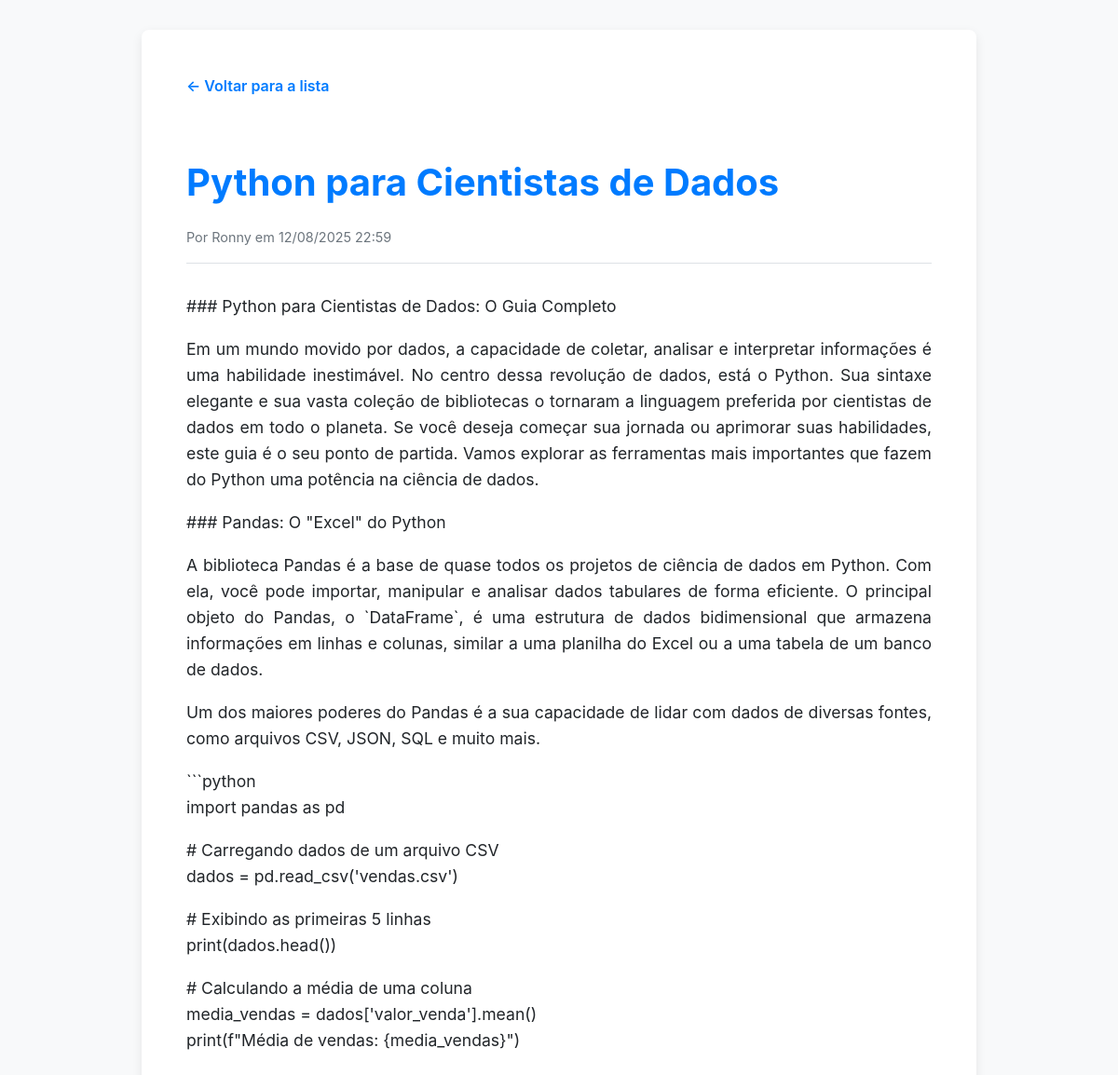
The page /posts/post_detalhe/1/ on the database its author committed.
### posts/models.py (models this page shows, shortened)
class Post(models.Model):
    titulo = models.CharField(max_length=200)
    conteudo = models.TextField()
    linguagem = models.CharField(max_length=4, choices=LINGUAGENS, default='PY') # Novo campo
    autor = models.ForeignKey(User, on_delete=models.CASCADE)
    data_publicacao = models.DateTimeField(auto_now_add=True)

### posts/views.py (the view)
# urls.py: path('posts/post_detalhe/<int:pk>/', views.post_detalhe, name='post_detalhe'),
def post_detalhe(request, pk):
    post = get_object_or_404(Post, pk=pk)
    context = {'post': post}
    return render(request, 'post_detalhe.html', context)

### posts/templates/post_detalhe.html (shortened to what this page needs)
<!DOCTYPE html>
<html lang="pt-br">
<head>
</head>
<body>
    <div class="container">
        <a href="{% url 'index' %}" class="back-link">&larr; Voltar para a lista</a>
        <h1>{{ post.titulo }}</h1>
        <p class="post-meta">Por {{ post.autor }} em {{ post.data_publicacao|date:"d/m/Y H:i" }}</p>
        <div class="post-content">
            <p>{{ post.conteudo|linebreaks }}</p>
        </div>
    </div>
</body>
</html>

### posts/templates/post_detalhe.html (style rules this page uses)
body { font-family: -apple-system, BlinkMacSystemFont, "Segoe UI", Roboto, "Helvetica Neue", Arial, sans-serif; background-color: #f8f9fa; color: #212529; line-height: 1.6; margin: 0; padding: 2rem; }
.container { max-width: 800px; margin: 0 auto; background-color: #ffffff; border-radius: 8px; padding: 3rem; box-shadow: 0 4px 12px rgba(0, 0, 0, 0.08); }
.back-link { display: inline-block; margin-bottom: 2rem; text-decoration: none; color: #007bff; font-weight: 600; }
h1 { color: #007bff; font-size: 2.5rem; margin-bottom: 0.5rem; }
.post-meta { font-size: 0.9rem; color: #6c757d; margin-bottom: 2rem; border-bottom: 1px solid #dee2e6; padding-bottom: 1rem; }
.post-content { font-size: 1.1rem; text-align: justify; }

### rows shown on the page
Post: titulo "Python para Cientistas de Dados", autor "Ronny", data_publicacao "12/08/2025 22:59", conteudo "### Python para Cientistas de Dados: O Guia Completo Em um mundo movido por dados, a capacidade de coletar, analisar e interpretar informações é uma habilidade inestimável. No centro dessa revolução de dados, está o Python. Sua sintaxe elegante e sua vasta coleção de bibliotecas o tornaram a linguagem preferida por cientistas de dados em todo o planeta. Se você deseja começar sua jornada ou aprimorar suas habilidades, este guia é o seu ponto de partida. Vamos explorar as ferramentas mais importantes que fazem do Python uma potência na ciência de dados. ### Pandas: O \"Excel\" do Python A biblioteca Pandas é a base de quase todos os projetos de ciência de dados em Python. Com ela, você pode…"
